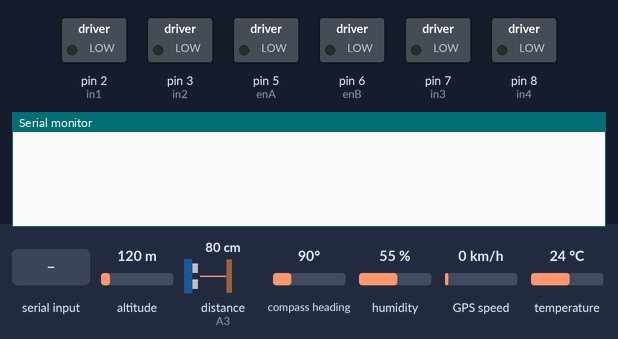
Recording of a sketch running on a simulated Arduino Nano, built with avr-gcc and run on an emulated ATmega328P. Parts: switched loads named in the sketch (green lamp = pin HIGH), the last lines printed to the serial monitor. The test bench sets the inputs (shaded band); at power-on: altitude 120 m, distance to the obstacle (sensor on A3) 80 cm, compass heading 90°, humidity 55 %, GPS speed 0 km/h, temperature 24 °C. The echo pulse lasts 58.3 µs per cm; the GPS gets a fix after 3 s at 37.7749, -122.4194 with 8 satellites.

Above: at 1.2 s.
1.3 s: "1" received over the second serial link
At 2.3 s:
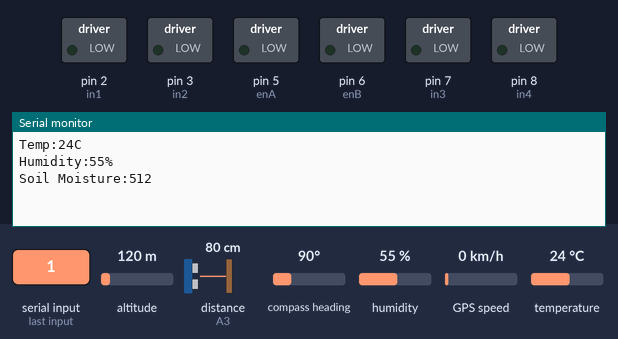
2.8 s: "2" received over the second serial link
At 2.97 s:
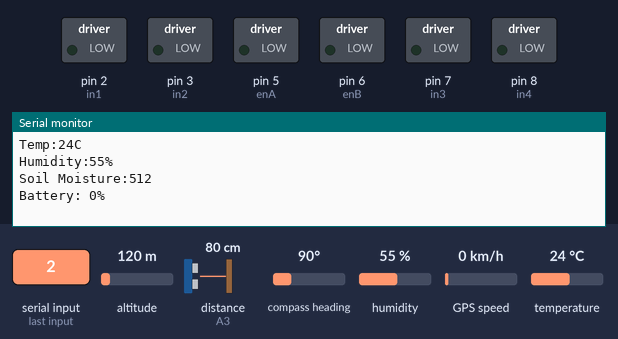

The sketch:

aamras_rover_updated_code.ino
```cpp
#include <SoftwareSerial.h>
#include <TinyGPS++.h>
#include <NewPing.h>
#include <SimpleDHT.h>

#define DHTPIN 2
SimpleDHT11 dht11(DHTPIN);

#define SOIL_PIN A0

#define BATTERY_PIN A1
const float MAX_BATTERY_VOLTAGE = 4.2;
const float MIN_BATTERY_VOLTAGE = 3.0;

SoftwareSerial Bluetooth(12, 13);
SoftwareSerial GPS(10, 11);
TinyGPSPlus gps;

#define TRIGGER_PIN A2
#define ECHO_PIN A3
NewPing sonar(TRIGGER_PIN, ECHO_PIN, 200);

#define NPK_RX 4
#define NPK_TX 5
SoftwareSerial npkSerial(NPK_RX, NPK_TX);

int enA = 5;
int in1 = 2;
int in2 = 3;
int enB = 6;
int in3 = 7;
int in4 = 8;

int receiver_pins[] = {A4, A5, A6};
int receiver_values[] = {0, 0, 0};
int res_min = 1100;
int res_max = 1900;
int working_range = 255;
boolean robot_on = false;

void setup() {
  pinMode(enA, OUTPUT);
  pinMode(enB, OUTPUT);
  pinMode(in1, OUTPUT);
  pinMode(in2, OUTPUT);
  pinMode(in3, OUTPUT);
  pinMode(in4, OUTPUT);

  Serial.begin(9600);
  Bluetooth.begin(9600);
  GPS.begin(9600);
  npkSerial.begin(9600);
}

void loop() {
  handleBluetooth();
  handleGPS();
  obstacleAvoidance();
}

void handleBluetooth() {
  if (Bluetooth.available()) {
    char command = Bluetooth.read();
    if (command == '1') {
      sendSensorData();
    } else if (command == '2') {
      sendBatteryPercentage();
    } else if (command == '3') {
      sendNPKData();
    }
  }
}

void sendSensorData() {
  byte temp = 0, humidity = 0;
  dht11.read(&temp, &humidity, NULL);
  int soilMoisture = analogRead(SOIL_PIN);

  Serial.print("Temp:");
  Serial.print(temp);
  Serial.println("C");
  Serial.print("Humidity:");
  Serial.print(humidity);
  Serial.println("%");
  Serial.print("Soil Moisture:");
  Serial.println(soilMoisture);

  Bluetooth.print("Temp:");
  Bluetooth.print(temp);
  Bluetooth.println("C");
  Bluetooth.print("Humidity:");
  Bluetooth.print(humidity);
  Bluetooth.println("%");
  Bluetooth.print("Soil Moisture:");
  Bluetooth.println(soilMoisture);
}

void sendBatteryPercentage() {
  int analogValue = analogRead(BATTERY_PIN);
  float voltage = analogValue * 5.0 / 1023.0;
  int percentage = map(voltage * 100, MIN_BATTERY_VOLTAGE * 100, MAX_BATTERY_VOLTAGE * 100, 0, 100);
  percentage = constrain(percentage, 0, 100);

  Serial.print("Battery: ");
  Serial.print(percentage);
  Serial.println("%");
  Bluetooth.print("Battery: ");
  Bluetooth.print(percentage);
  Bluetooth.println("%");
}

void sendNPKData() {
  if (npkSerial.available()) {
    String npkData = "";
    while (npkSerial.available()) {
      char c = npkSerial.read();
      npkData += c;
    }
    Serial.print("NPK Sensor Data: ");
    Serial.println(npkData);
    Bluetooth.print("NPK Sensor Data: ");
    Bluetooth.println(npkData);
  }
}

void handleGPS() {
  while (GPS.available()) {
    gps.encode(GPS.read());
    if (gps.location.isUpdated()) {
      Serial.print("Lat: "); Serial.println(gps.location.lat(), 6);
      Serial.print("Lon: "); Serial.println(gps.location.lng(), 6);
      Bluetooth.print("Lat: "); Bluetooth.println(gps.location.lat(), 6);
      Bluetooth.print("Lon: "); Bluetooth.println(gps.location.lng(), 6);
    }
  }
}

void obstacleAvoidance() {
  int distance = sonar.ping_cm();
  if (distance > 0 && distance < 30) {
    stopMotors();
  }
}

void stopMotors() {
  digitalWrite(in1, LOW);
  digitalWrite(in2, LOW);
  digitalWrite(in3, LOW);
  digitalWrite(in4, LOW);
}
```

Measured:
- after the input at 1.3 s, the serial monitor: prints a new line at once (image 1)
- after the input at 2.8 s, the serial monitor: prints a new line at once (image 2)
